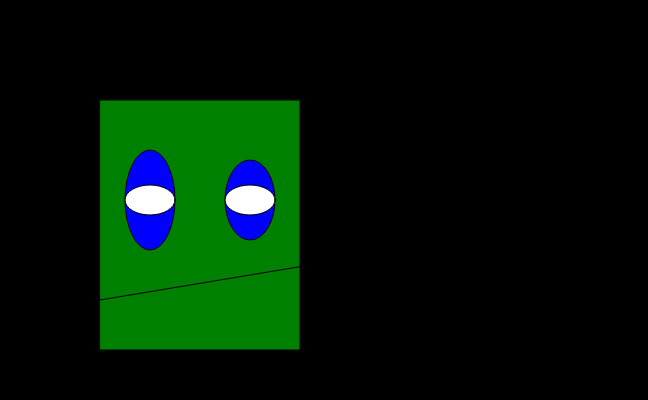
Frame 1 (no input)
Frame 60 (no input): identical to frame 1, image omitted
Frame 120 (the mouse pressed at the canvas centre since frame 60): identical to frame 1, image omitted

The p5.js sketch that drew this single still picture (run headless with seeded random() and noise() and a simulated clock; from frame 60 on, the mouse is pressed at the canvas centre):

// p5.js sketch
// ── sketch.js
function setup() {
    createCanvas(648, 400);
}
function draw() {
    background("black");
    
    fill("green");
    rect(100, 100, 200, 250);
    
    fill("blue")
    ellipse(150, 200, 50, 100);
    ellipse(250, 200, 50, 80);

    fill("white")
    ellipse(150, 200, 50, 30);
    ellipse(250, 200, 50, 30);
    
    line(100, 300, 700, 200)
    
}
// ── style.css
/* css */

/* global styles*/
ul {
	padding:0;
}
.link {
	font-size: 2em;
	padding: 0.25em 0;
	margin-right: 0.5em;
	display:inline;
}
a {
	color: red;
}
a:hover {
	color: white;
}
li a {
	color: black;
	transition: color 500ms;
}

img {
	width: 100%;
	transition: width 1s;
}
img:hover {
	width:0;
}

/* home page */
#home {
	background-color:grey;
	font-family: sans-serif;
}

#home a {
	
}
